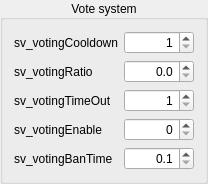
    <widget class="QGroupBox" name="groupBox" >
     <property name="title" >
      <string>Vote system</string>
     </property>
     <property name="alignment" >
      <set>Qt::AlignCenter</set>
     </property>
     <layout class="QGridLayout" name="gridLayout" >
      <item row="0" column="0" >
       <widget class="QLabel" name="label_34" >
        <property name="toolTip" >
         <string>Controls how soon the same player can initiate another vote</string>
        </property>
        <property name="text" >
         <string>sv_votingCooldown</string>
        </property>
       </widget>
      </item>
      <item row="0" column="1" >
       <widget class="CCustomSpinboxWidget" name="sv_votingcooldown" >
        <property name="minimumSize" >
         <size>
          <width>70</width>
          <height>0</height>
         </size>
        </property>
        <property name="maximumSize" >
         <size>
          <width>70</width>
          <height>16777215</height>
         </size>
        </property>
        <property name="alignment" >
         <set>Qt::AlignRight|Qt::AlignTrailing|Qt::AlignVCenter</set>
        </property>
        <property name="decimals" >
         <number>0</number>
        </property>
        <property name="minimum" >
         <double>1.000000000000000</double>
        </property>
        <property name="maximum" >
         <double>9999999.000000000000000</double>
        </property>
       </widget>
      </item>
      <item row="1" column="0" >
       <widget class="QLabel" name="label_35" >
        <property name="toolTip" >
         <string>The fraction of players that have to vote 'yes' in order for someone to be kicked</string>
        </property>
        <property name="text" >
         <string>sv_votingRatio</string>
        </property>
       </widget>
      </item>
      <item row="1" column="1" >
       <widget class="CCustomSpinboxWidget" name="sv_votingratio" >
        <property name="minimumSize" >
         <size>
          <width>70</width>
          <height>0</height>
         </size>
        </property>
        <property name="maximumSize" >
         <size>
          <width>70</width>
          <height>16777215</height>
         </size>
        </property>
        <property name="alignment" >
         <set>Qt::AlignRight|Qt::AlignTrailing|Qt::AlignVCenter</set>
        </property>
        <property name="decimals" >
         <number>1</number>
        </property>
        <property name="maximum" >
         <double>1.000000000000000</double>
        </property>
        <property name="singleStep" >
         <double>0.100000000000000</double>
        </property>
       </widget>
      </item>
      <item row="2" column="0" >
       <widget class="QLabel" name="label_36" >
        <property name="toolTip" >
         <string>Controls how long until the vote ends and the results acted upon</string>
        </property>
        <property name="text" >
         <string>sv_votingTimeOut</string>
        </property>
       </widget>
      </item>
      <item row="2" column="1" >
       <widget class="CCustomSpinboxWidget" name="sv_votingtimeout" >
        <property name="minimumSize" >
         <size>
          <width>70</width>
          <height>0</height>
         </size>
        </property>
        <property name="maximumSize" >
         <size>
          <width>70</width>
          <height>16777215</height>
         </size>
        </property>
        <property name="alignment" >
         <set>Qt::AlignRight|Qt::AlignTrailing|Qt::AlignVCenter</set>
        </property>
        <property name="decimals" >
         <number>0</number>
        </property>
        <property name="minimum" >
         <double>1.000000000000000</double>
        </property>
        <property name="maximum" >
         <double>9999999.000000000000000</double>
        </property>
       </widget>
      </item>
      <item row="3" column="0" >
       <widget class="QLabel" name="label_37" >
        <property name="toolTip" >
         <string>Control whether kick voting is enabled on this server</string>
        </property>
        <property name="text" >
         <string>sv_votingEnable</string>
        </property>
       </widget>
      </item>
      <item row="3" column="1" >
       <widget class="CCustomSpinboxWidget" name="sv_votingenable" >
        <property name="minimumSize" >
         <size>
          <width>70</width>
          <height>0</height>
         </size>
        </property>
        <property name="maximumSize" >
         <size>
          <width>70</width>
          <height>16777215</height>
         </size>
        </property>
        <property name="alignment" >
         <set>Qt::AlignRight|Qt::AlignTrailing|Qt::AlignVCenter</set>
        </property>
        <property name="decimals" >
         <number>0</number>
        </property>
        <property name="maximum" >
         <double>1.000000000000000</double>
        </property>
       </widget>
      </item>
      <item row="4" column="0" >
       <widget class="QLabel" name="label_38" >
        <property name="toolTip" >
         <string>Time in minutes for which the user is kickbanned when kicked of the server by a vote</string>
        </property>
        <property name="text" >
         <string>sv_votingBanTime</string>
        </property>
       </widget>
      </item>
      <item row="4" column="1" >
       <widget class="CCustomSpinboxWidget" name="sv_votingbantime" >
        <property name="minimumSize" >
         <size>
          <width>70</width>
          <height>0</height>
         </size>
        </property>
        <property name="maximumSize" >
         <size>
          <width>70</width>
          <height>16777215</height>
         </size>
        </property>
        <property name="alignment" >
         <set>Qt::AlignRight|Qt::AlignTrailing|Qt::AlignVCenter</set>
        </property>
        <property name="decimals" >
         <number>1</number>
        </property>
        <property name="minimum" >
         <double>0.100000000000000</double>
        </property>
        <property name="maximum" >
         <double>999999.000000000000000</double>
        </property>
        <property name="singleStep" >
         <double>0.100000000000000</double>
        </property>
       </widget>
      </item>
     </layout>
    </widget>
